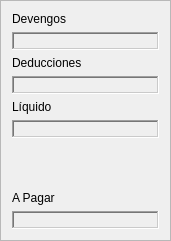
  <widget class="QFrame" name="frame_9">
   <property name="geometry">
    <rect>
     <x>820</x>
     <y>680</y>
     <width>171</width>
     <height>241</height>
    </rect>
   </property>
   <property name="frameShape">
    <enum>QFrame::StyledPanel</enum>
   </property>
   <property name="frameShadow">
    <enum>QFrame::Sunken</enum>
   </property>
   <layout class="QHBoxLayout" name="horizontalLayout_26">
    <item>
     <layout class="QVBoxLayout" name="verticalLayout_19" stretch="1,1,1,5,2">
      <item>
       <layout class="QVBoxLayout" name="verticalLayout_10">
        <item>
         <widget class="QLabel" name="label_56">
          <property name="text">
           <string>Devengos</string>
          </property>
         </widget>
        </item>
        <item>
         <widget class="QLabel" name="lblDevengos">
          <property name="styleSheet">
           <string notr="true">color:rgb(0,0,255)</string>
          </property>
          <property name="frameShape">
           <enum>QFrame::WinPanel</enum>
          </property>
          <property name="frameShadow">
           <enum>QFrame::Sunken</enum>
          </property>
          <property name="text">
           <string/>
          </property>
          <property name="alignment">
           <set>Qt::AlignRight|Qt::AlignTrailing|Qt::AlignVCenter</set>
          </property>
         </widget>
        </item>
       </layout>
      </item>
      <item>
       <layout class="QVBoxLayout" name="verticalLayout_17">
        <item>
         <widget class="QLabel" name="label_58">
          <property name="text">
           <string>Deducciones</string>
          </property>
         </widget>
        </item>
        <item>
         <widget class="QLabel" name="lblDeducciones">
          <property name="styleSheet">
           <string notr="true">color:rgb(0,0,255)</string>
          </property>
          <property name="frameShape">
           <enum>QFrame::WinPanel</enum>
          </property>
          <property name="frameShadow">
           <enum>QFrame::Sunken</enum>
          </property>
          <property name="text">
           <string/>
          </property>
          <property name="alignment">
           <set>Qt::AlignRight|Qt::AlignTrailing|Qt::AlignVCenter</set>
          </property>
         </widget>
        </item>
       </layout>
      </item>
      <item>
       <layout class="QVBoxLayout" name="verticalLayout_18">
        <item>
         <widget class="QLabel" name="label_59">
          <property name="text">
           <string>Líquido</string>
          </property>
         </widget>
        </item>
        <item>
         <widget class="QLabel" name="lblLiquido">
          <property name="styleSheet">
           <string notr="true">color:rgb(0,0,255)</string>
          </property>
          <property name="frameShape">
           <enum>QFrame::WinPanel</enum>
          </property>
          <property name="frameShadow">
           <enum>QFrame::Sunken</enum>
          </property>
          <property name="text">
           <string/>
          </property>
          <property name="alignment">
           <set>Qt::AlignRight|Qt::AlignTrailing|Qt::AlignVCenter</set>
          </property>
         </widget>
        </item>
       </layout>
      </item>
      <item>
       <spacer name="verticalSpacer">
        <property name="orientation">
         <enum>Qt::Vertical</enum>
        </property>
        <property name="sizeHint" stdset="0">
         <size>
          <width>20</width>
          <height>18</height>
         </size>
        </property>
       </spacer>
      </item>
      <item>
       <layout class="QVBoxLayout" name="verticalLayout_16">
        <item>
         <widget class="QLabel" name="label_57">
          <property name="text">
           <string>A Pagar</string>
          </property>
         </widget>
        </item>
        <item>
         <widget class="QLabel" name="lblPagar">
          <property name="font">
           <font>
            <bold>true</bold>
           </font>
          </property>
          <property name="styleSheet">
           <string notr="true">color:rgb(0,0,255)</string>
          </property>
          <property name="frameShape">
           <enum>QFrame::WinPanel</enum>
          </property>
          <property name="frameShadow">
           <enum>QFrame::Sunken</enum>
          </property>
          <property name="text">
           <string/>
          </property>
          <property name="alignment">
           <set>Qt::AlignRight|Qt::AlignTrailing|Qt::AlignVCenter</set>
          </property>
         </widget>
        </item>
       </layout>
      </item>
     </layout>
    </item>
   </layout>
  </widget>
